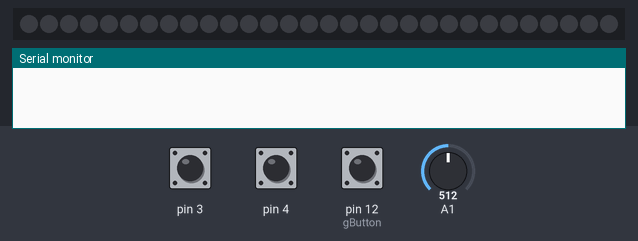
Simulated run of this sketch. Board: Arduino Uno, built with avr-gcc and run on an emulated ATmega328P. Parts: 30 RGB LEDs in strip order, left to right, the last lines printed to the serial monitor. The test bench sets the inputs (shaded band); at power-on: pin 12 (gButton) HIGH, A1 = 512, pin 3 HIGH, pin 4 HIGH. Dim RGB values are drawn brighter than linear; random numbers use the default seed unless the sketch sets one.

Above: at 1.2 s.
1.3 s: pin 12 (gButton) pulled LOW for 0.15 s
At 1.87 s:
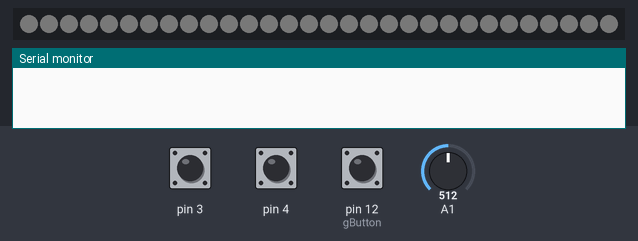
2.0 s: pin 12 (gButton) pulled LOW for 0.15 s
2.7 s: pin 12 (gButton) pulled LOW for 3.2 s
At 5.88 s:
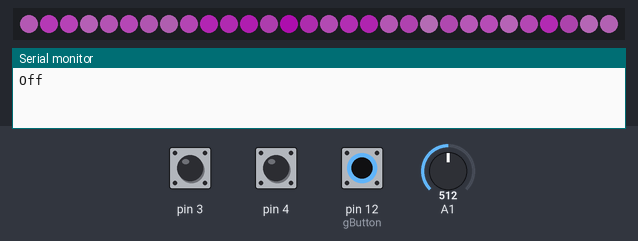
7.4 s: A1 set to 320
8.9 s: A1 set to 299
10.4 s: A1 set to 0
At 10.56 s:
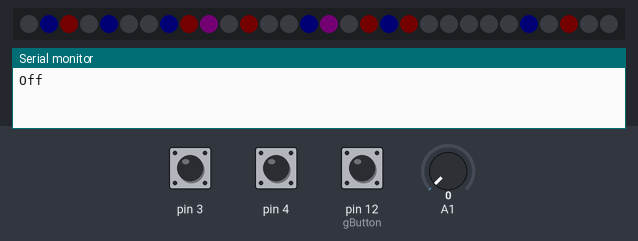
At 11.18 s:
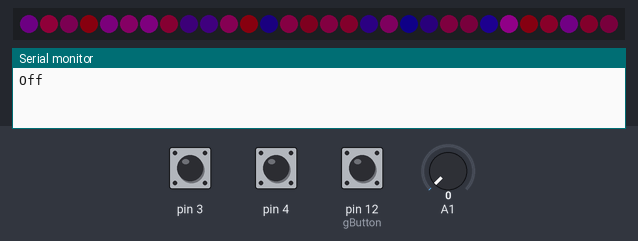
Timing chart, 0 to 13.4 s (numbered marks = the images above; inputs shaded):
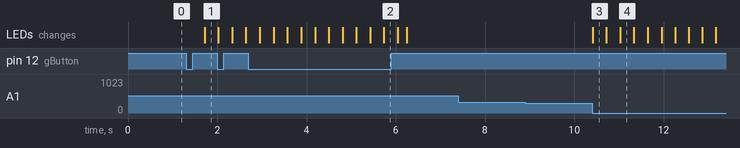

The sketch:

UnderCabinet.ino
```cpp
#include "encoder.h"
#include "button.h"
#include "ir_range.h"

#include <Adafruit_NeoPixel.h>  //Someone else did the heavy lifting.  Say thanks!
#ifdef __AVR__
  #include <avr/power.h>
#endif

#include "rain.h"
#include "solid.h"

//Times are in miliseconds.  60000ms to the minute.
const unsigned long gTimeToCooldown = 1000l * 3l;        //3 sec
const unsigned long gTimeToSave = 1000l * 30l;           //30 sec
const unsigned long gTimeToIdle = 1000l * 60l * 1l;       //1 min
const unsigned long gTimeToOff  = 1000l * 60l * 60l * 2l; //2 hr

const short PIN_LED = 6;  //Pin connecting the IN on the LED strip to the CPU board.
const short NUM_LEDS = 30; //Num LEDS in our array.

Adafruit_NeoPixel H_LEDS = Adafruit_NeoPixel(NUM_LEDS, PIN_LED,NEO_GRBW + NEO_KHZ800);

//Initialize input hardware
Button gButton(12);                 //Init encoder button as pin
Encoder gEncoder(4,3);              //Init encoder dial on pins
IR_Range gRanger(A1,0.2f);          //Init range finder on pin with wgt

//Initialize pattern classes
Rain rain;
Solid solid(0,1);

enum      //Operational modes of the state machine.
{
  MODE_OFF = 0,
  MODE_WHITE = 1,
  MODE_PATTERN = 2,
  MODE_SAVING = 128
};

enum      //Behavior of the rotary encoder
{
  RACT_NONE = 0,
  RACT_BRIGHT
};

//Pollute the global namespace!
unsigned char gMode = MODE_OFF;       //Start off Off.
unsigned char gRact = RACT_BRIGHT;    //What the rotary encoder does right now.
signed int gMaxBrightness = 255;      //Maximum brightness.
signed char gFadeBrightness = 255;    //Fade out brightness.
bool gNeedsSave = false;
unsigned long gStartTime = 0;         //Used when we've got a timer happening.
float gLastRange=0.0f;                //Used for idle out
bool gMotionActive = true;

unsigned char clamp(signed int val)  //make int range 0-255
{
  unsigned char result=val;
  if (val > 255) result = 255;
  else if (val < 0) result = 0;
  return result;
}

void turnOff()      //go to sleeep
{
  Serial.println("Off");
  //TODO doSave();  //Save if needed.
  COLOR c;
  c.l = 0;
  solid.setColor(c);
  gMode = MODE_OFF;
  gMotionActive = false;  //Make handwave not work for a bit.
}

void turnOn() //Bump up to white light.
{
  COLOR c;
  c.l = 0xFFFFFFFF;
  solid.setColor(c);
  gMode= MODE_WHITE;
}

void getButtonStatus() {
  // Get button event and act accordingly
  int b = gButton.getStatus();
  if (b != Button::UNDEF)   //got some button action
  {
    if (b == Button::CLICK)
    {
      if (gMode == MODE_OFF || gMode == MODE_PATTERN)
      { //Switch to white if off or in pattern mode.
        turnOn();
      }
      else if (gMode == MODE_WHITE)
      { //Switch to pattern mode.
        gMode = MODE_PATTERN;
      }
      gNeedsSave = true;
      gStartTime = millis();
    }
    else if (b == Button::LONGHOLD)
    { //Turn off
      //TODO doSave();  //Save if needed.
      turnOff();
      gMotionActive=false;
    }
    /*
    else if (b == Button::DOUBLECLICK)
      Serial.println("Double Click");
    else if (b == Button::SHORTHOLDDETECT)
      Serial.println("1 sec hold detect");
    else if (b == Button::SHORTHOLD)
      Serial.println("1 sec hold release");
    else if (b == Button::LONGHOLD)
      Serial.println("3 sec hold");
    */
  }
}

void getEncoderStatus() { //Rotary encoder turns left and right
  signed char x=gEncoder.getStatus(); //returns -1, 0, or 1

  if (gRact == RACT_BRIGHT) //Encoder adjusts the brightness.
  {
    gMaxBrightness += x*25;
    gMaxBrightness = clamp(gMaxBrightness);
  }
  /*
  if (x==Encoder::NEGATIVE)
    Serial.println("Left");
  else if (x==Encoder::POSITIVE)
    Serial.println("Right");
    */
}

void getRange()  //Handle the range sensor
{
  float range = gRanger.getStatus();
  if (gMotionActive)
  {
    if ((int)abs(gLastRange - range) > 40) //Movement detected.
    {
      gStartTime = millis();
      if (gMode == MODE_PATTERN) //Move back to white light.
      {
        turnOn();
      }
      else if (gMode == MODE_OFF)
      {
        gMode = MODE_PATTERN;     //Wakey wakey
      }
      gMotionActive = false;
    }
  }
  gLastRange = range;
}

void trimBrightness()
{
  unsigned char brightness=gMaxBrightness;
  //if (gFadeBrightness < gMaxBrightness)
  //    brightness = gFadeBrightness;

  for (int p=0;p<NUM_LEDS; ++p)  //Loop through pixels.
  {
    COLOR pc;
    pc.l = H_LEDS.getPixelColor(p);

    for (int c=0;c<4;++c)  //Loop through RBGW sub-pixels of each.
    {
      if (pc.c[c] > brightness) {
        pc.c[c] = gMaxBrightness;
      }
    }
    H_LEDS.setPixelColor(p,pc.l);
  }
}

void doTimers()
{
  unsigned long now = millis();
  unsigned long elapsed = now - gStartTime;

  if ( gTimeToCooldown < elapsed )    //Re-activate movement detect
  {
    gMotionActive=true;
  }

  if (gNeedsSave && gTimeToSave < elapsed) //TODO from-save time bad.
  {
    //TODO save to memory
    gNeedsSave = false;
  }
  if (gMode == MODE_WHITE)    //When in white light mode
  {
    if (gTimeToIdle < elapsed)  //Idle to pattern.
    {
      gMode = MODE_PATTERN;
    }
  }
  if (gTimeToOff < elapsed and gMode != MODE_OFF) //black out
  {
    turnOff();
  }
}

void doLighting()
{
  if (gMode == MODE_WHITE || gMode == MODE_OFF)
  {
    solid.loopStep();
  }
  else
  {
    rain.loopStep();
  }
  trimBrightness();
  H_LEDS.show();
}

void setup() {
  Serial.begin(19200);
  H_LEDS.begin(); //Initialize communication with LED array.
  H_LEDS.show(); //No values are set so this should be black.
  gMotionActive=false; //Allow motion input time to get average
  rain.mShiftOdds = 200;
}

void loop() {
  getEncoderStatus();
  getButtonStatus();
  getRange();
  doTimers();
  doLighting();
}
```

button.h
```cpp
//=================================================
//  MULTI-CLICK:  One Button, Multiple Events
class Button
{
public:
  enum {
    UNDEF = 0,
    CLICK,
    DOUBLECLICK,
    SHORTHOLDDETECT,
    SHORTHOLD,
    LONGHOLD
  };

private:
  // Button timing variables
  unsigned int mDebounce;         // ms debounce period to prevent flickering when pressing or releasing the button
  unsigned int mDCgap;            // Max ms between clicks for a double click event
  unsigned int mHoldTime;         // ms hold period: how long to wait for press+hold event
  unsigned int mLongHoldTime;     // ms long hold period: how long to wait for press+hold event

  // Button variables
  boolean mButtonVal;       // Value read from button
  boolean mButtonLast;      // Buffered value of the button's previous state
  boolean mDCwaiting;     // Whether we're waiting for a double click (down)
  boolean mDConUp;        // Whether to register a double click on next release, or whether to wait and click
  boolean mSingleOK;        // Whether it's OK to do a single click
  long mDownTime;           // Time the button was pressed down
  long mUpTime;             // Time the button was released
  boolean mIgnoreUp;      // Whether to ignore the button release because the click+hold was triggered
  boolean mWaitForUp;         // When held, whether to wait for the up event
  boolean mHoldEventPast;     // Whether or not the hold event happened already
  boolean mLongHoldEventPast; // Whether or not the long hold event happened already
  unsigned char mButtonPin;                 // Pin the button is connected on.

public:
  Button(){}
  Button(unsigned char button_pin, bool pullup=true)
  {
    init(button_pin, pullup);
  }

  void init(unsigned char button_pin, bool pullup)
  {
    mDebounce = 20;
    mDCgap = 250;
    mHoldTime = 1000;
    mLongHoldTime = 3000;
    mButtonVal = HIGH;
    mButtonLast = HIGH;
    mDCwaiting = false;
    mDConUp = false;
    mSingleOK = true;
    mDownTime = -1;
    mUpTime = -1;
    mIgnoreUp = false;
    mWaitForUp = false;
    mHoldEventPast = false;
    mLongHoldEventPast = false;

    mButtonPin = button_pin;
    pinMode(mButtonPin, INPUT);     //Configure for input.
              digitalWrite(mButtonPin, pullup );  //Use internal pullup.
  }

  int getStatus()
  {
    int event = UNDEF;
    mButtonVal = digitalRead(mButtonPin);
    // Button pressed down

    if (mButtonVal == LOW && mButtonLast == HIGH && (millis() - mUpTime) > mDebounce)
    {
      mDownTime = millis();
      mIgnoreUp = false;
      mWaitForUp = false;
      mSingleOK = true;
      mHoldEventPast = false;
      mLongHoldEventPast = false;
      if ((millis()-mUpTime) < mDCgap && mDConUp == false && mDCwaiting == true)  mDConUp = true;
      else  mDConUp = false;
      mDCwaiting = false;
    }
    // Button released
    else if (mButtonVal == HIGH && mButtonLast == LOW && (millis() - mDownTime) > mDebounce)
    {
      if (mIgnoreUp)
      {
        if (mHoldEventPast && !mLongHoldEventPast)
        {
          event=SHORTHOLD;
        }
      }
      else
      {
        mUpTime = millis();
        if (mDConUp == false) mDCwaiting = true;
        else
        {
          event = DOUBLECLICK;
          mDConUp = false;
          mDCwaiting = false;
          mSingleOK = false;
        }
      }
    }
    // Test for normal click event: mDCgap expired
    if ( mButtonVal == HIGH && (millis()-mUpTime) >= mDCgap && mDCwaiting == true && mDConUp == false && mSingleOK == true && event != 2)
    {
      event = CLICK;
      mDCwaiting = false;
    }
    // Test for hold
    if (mButtonVal == LOW && (millis() - mDownTime) >= mHoldTime) {
      // Trigger "normal" hold
      if (! mHoldEventPast)
      {
        event = SHORTHOLDDETECT;
        mWaitForUp = true;
        mIgnoreUp = true;
        mDConUp = false;
        mDCwaiting = false;
        //mDownTime = millis();
        mHoldEventPast = true;
      }
      // Trigger "long" hold
      if ((millis() - mDownTime) >= mLongHoldTime)
      {
        if (! mLongHoldEventPast)
        {
          event = LONGHOLD;
          mLongHoldEventPast = true;
        }
      }
    }
    mButtonLast = mButtonVal;
    return event;
  }
};
```

color.h
```cpp
/*A union is a handy shortcut for translating between data types in an explicit way
without a lot of casting. A union is the size of the largest object in it.  Each entry is
an object.  In COLOR_T we have the union of a long (four bytes) and four char, such that the
bytes of the long correspond to RGBX: Red, Green, Blue, eXtra (Max intensity in our use).
This lets us easily operate on the notion of the color as a combined product of the hue
intensity and value, or with the individual elements of the composite.

Another way this concept could be handled is with a class.  This model may be explored
in a later version to compare the relative merits of each model.
*/

#ifndef COLOR_H  //These preprocessor directives let you include without worrying about dupes.
#define COLOR_H  //Once defined it doesn't need to be re-included.

typedef union COLOR_T
{
  unsigned long l;    //long representation.  It's bytes overlap the memory of the chars.
  byte c[4]; //byte representation. 0-255 intensity for R G B and a spare
} COLOR;

#endif //COLOR_H
```

encoder.h
```cpp
class Encoder
{
public:
  enum
  {
    NEGATIVE = -1,
    NONE = 0,
    POSITIVE = 1
  };

private:
  unsigned char mPin[2];     //Data pins for rotatary encoder
  boolean mEncoderLast;      //Last encoder value

public:
  Encoder(){};
  Encoder(unsigned char pin0,
          unsigned char pin1)
  {
    init(pin0, pin1);
  }

  void init(unsigned char pin0,
          unsigned char pin1)
  {
    mPin[0] = pin0;
    mPin[1] = pin1;

    mEncoderLast = LOW;

    for (int i=0;i<2;++i)
    {
      pinMode(mPin[i], INPUT);
      digitalWrite(mPin[i], HIGH);
    }
    mEncoderLast = digitalRead(mPin[0]);
  }

  signed char getStatus()
  {
    signed char result = NONE;

    boolean encoder[2];
    for (int i=0;i<2;++i)
    {
      encoder[i] = digitalRead(mPin[i]);
    }

    if (mEncoderLast != encoder[0])
    {
      if (encoder[1] == encoder[0])
      {
        result = POSITIVE;
      }
      else
      {
        result = NEGATIVE;
      }
    }
    mEncoderLast = encoder[0];
    return result;
  }
};
```

ir_range.h
```cpp
class IR_Range
{
private:
  unsigned char mPin;     //Data pin for ir sensor
  float mWeight;          //Smoothing for exp weighted avg. 0-1 lower is smoother
  float mAverage;         //Current average

public:
  IR_Range(){};
  IR_Range(unsigned char pin, float weight)
  {
    init(pin,weight);
  }

  void init(unsigned char pin, float weight)
  {
    mPin = pin;
    mAverage=0.0f;
    mWeight=weight;
    pinMode(mPin, INPUT);
  }

  float getStatus()
  {
    int x = analogRead(mPin);
    mAverage = (1 - mWeight) * mAverage + mWeight * x;
    return mAverage;
  }
};
```

rain.h
```cpp
//rain.h
//Use random walks to do a palette shift.

#ifndef RAIN_H  //These preprocessor directives let you include without worrying about dupes.
#define RAIN_H  //Once defined it doesn't need to be re-included.
#include <Adafruit_NeoPixel.h>  //Someone else did the heavy lifting.  Say thanks!
#ifdef __AVR__
  #include <avr/power.h>
#endif

#include "color.h"

extern const short NUM_LEDS; //Let's address this in V3!
extern Adafruit_NeoPixel H_LEDS;

class Rain
{
public:   //public variables.
  int mShiftOdds; //The 1 in n odds of picking a new hue mask.
public:   //public functions.
  Rain(); //Default constructor
  void loopStep();  //Per frame call from loop.
private:
  byte extractByte(long lc, signed int which);
  byte pickHueMask();   //Get a new hue mask
  byte walkPixels();    //The math of the shimmer.
private:  //class private variables
  byte mHueMask;  //Which bits are active on this iteration.
  bool mDirty;    //Set to true when any RGB not in current set is set for any pixel in chain.
};

Rain::Rain() : mDirty(false),
               mShiftOdds(50)
{
  mHueMask = pickHueMask();
}

void Rain::loopStep()
{
  if (!walkPixels())
  {
    if (!random(mShiftOdds))
    {
      mHueMask = pickHueMask();
    }
  }
}

byte Rain::pickHueMask()
{
  //TODO pass in exclude_bit.
  byte exclude_bit = 2;

  byte cbits=random(6)+1;  //generate value from 1-6 this excludes 0(black) and 1(white)

  /*If the result is purely our exclude bit, let's make it a 1 in n chance that we decide to
   * keep it.  Otherwise, just invert the byte selection.
   */
  if (cbits == exclude_bit && random(10) )
  {
    cbits = ~cbits;  // ~ is the complimentary operator 010 becomes 101 etc
  }

  return cbits;
}

//Adafruit NeoPixel only gives us the long representing our color but we know the bytes in our
//color are RGBW so we can extract the individual bytes from the long like this and I'm leaving
//this function as an example but truthfully, a union (see color.h) is more efficient.
byte Rain::extractByte(long lc, signed int which)
{
  /*Bad error handling.  There are only 4 bytes.  signed int means we don't need to check the < 0 bound
   * but if someone requests byte 14 it's going to return 0.  Normally I'd throw an exception here.
   */

 if (which > 4) return 0;

 /* Alright, this return statement looks crazy.  Let's talk about it  First off, my blind use of constants.
  *  There are 8 bits in a byte (hence the 8) and 0xFF is just hex for 255 or 11111111 binary.  Which is
  *  which byte of the long we want so:  We bitshift lc by the number of bits in a byte * number of bytes
  *  to create an offset.  Then we mask it against 0xFF which eliminates values over 255.  Technically
  *  we don't need to do the AND masking here because byte is an 8-bit word and it should auto-truncate
  *  due to return type but logical AND is a cheap operation and this makes me feel like my data is sanitized.
  */
 return ( (lc >> (8*which) & 0xFF) );
}

//Iterate through pixels and stagger around in the relative color space.
byte Rain::walkPixels()
{
  mDirty=false;
  for (int p=0;p<NUM_LEDS; ++p)  //Loop through pixels.
  {
    COLOR pc;
    pc.l = H_LEDS.getPixelColor(p);
    for (int c=0;c<4;++c)     //Loop through RBG sub-pixels of each pixel.
    {
      if ( c!=3 && (mHueMask >> c) & 1 ) //White (3) always counts as dead
      {
          signed int val =pc.c[c] + (random(3) - 1); // rand result set [0,1,2] - 1 = [-1, 0, 1]
          if (val > 0 && val < 32)
          {
            pc.c[c] = val;  //Stagger around in the relative color space.
          }
      }
      else
      {                       //Stagger towards 0, let iterator know this one doesn't count.
        if (pc.c[c] > 0) //This RGBW should not be set in this hue. Still draining previous color
        {
          mDirty=true;
          if (!random(6))
          {
            pc.c[c] --; //Wander slowly towards 0.
          }
        }
      }
    }
    H_LEDS.setPixelColor(p,pc.l);
  }
  return mDirty;
}


#endif //RAIN_H
```

solid.h
```cpp
#ifndef SOLID_H
#define SOLID_H
#include <Adafruit_NeoPixel.h>  //Someone else did the heavy lifting.  Say thanks!
#ifdef __AVR__
  #include <avr/power.h>
#endif

#include "color.h"

extern const short NUM_LEDS; //Let's address this in V3!
extern Adafruit_NeoPixel H_LEDS;

class Solid
{
public:
  Solid()
  {
    mColor.l=0;   //Default to off
    mTransitionRate=0;  //Instant change
  };

  Solid(long color, int rate)
  {
    mColor.l = color;
    mTransitionRate = rate;
  }

  void setColor(COLOR c)
  {
    mColor.l = c.l;
  }

  void loopStep()
  {
    for (int p=0;p<NUM_LEDS; ++p)  //Loop through pixels.
    {
      COLOR pc;
      pc.l = H_LEDS.getPixelColor(p);

      if (mColor.l != pc.l)   //Colors don't match.
      {
        for (int c=0;c<4;++c)  //Loop through RBGW sub-pixels of each.
        {
          if (mColor.c[c] != pc.c[c])
          {
            signed char dir = 1;
            if (pc.c[c] > mColor.c[c])
            {
              dir = -1;
            }
            if (!random(mTransitionRate))
            {
              pc.c[c]+=dir; //Wander slowly towards 0.
            }
          }
        }
        H_LEDS.setPixelColor(p,pc.l);
      }
    }
  }

private:
  COLOR mColor;
private:
  int mTransitionRate;    //Random chance to step Larger is slower
};

#endif //SOLID_H
```

Measured:
- after the input at 1.3 s, the LEDs: change after 0.42 s (image 1)
- after the input at 7.4 s, every drawn part: stays the same
- after the input at 8.9 s, every drawn part: stays the same
- after the input at 10.4 s, the LEDs: change at once (image 3)
